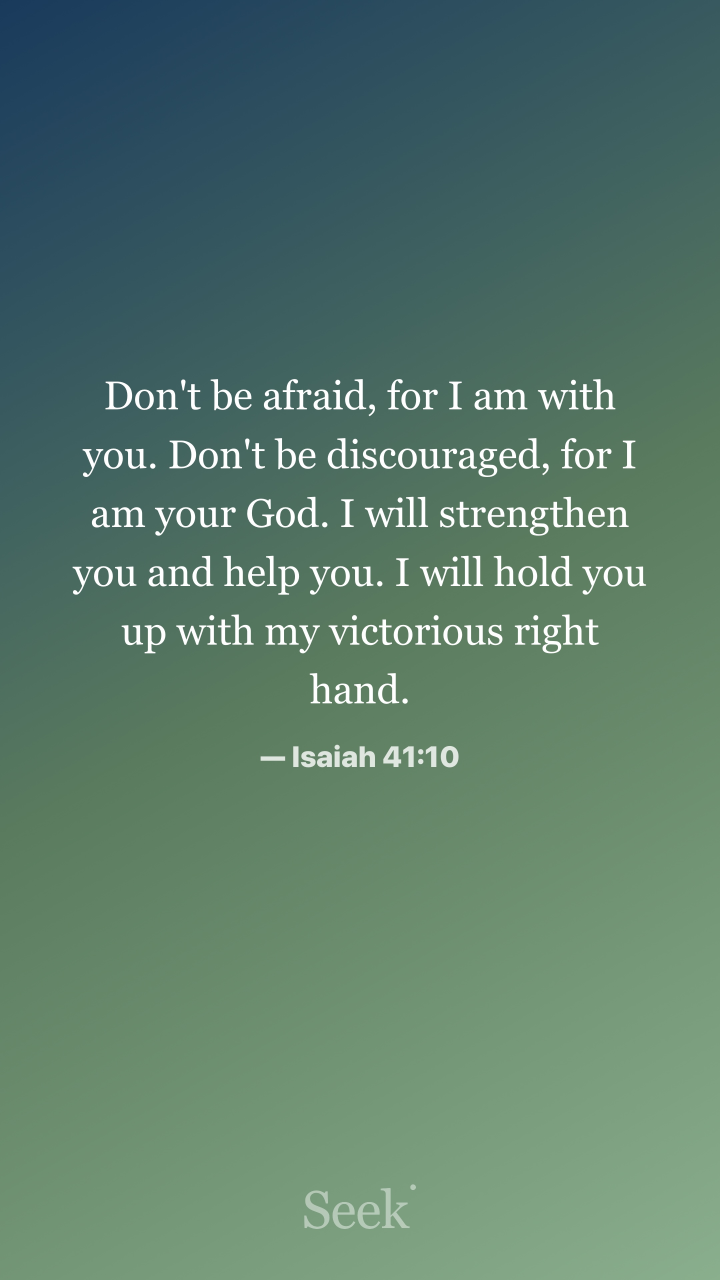
#> input picture marketing/instagram/cards/IMG_4058.jpeg, 2160 x 3840 px (shown at 1/3 size)
$ python -i render_ads.py   (imports and definitions only)
#> lines starting #> are read from the running program, lines starting #| are printed output that depends on the picture
### marketing/instagram/render_hook_reels.py
#!/usr/bin/env python3
"""
Hook-first verse reels + carousels for the Nov 2026 content refresh.

Why this exists: render_vfw.py opens on a blank gradient (kicker fades in at
0.25s, the emotion at 0.65s, the verse at 1.4s), so most of the 3-second
swipe window has nothing on screen. Here the kicker + hook are fully drawn
on frame 1, then the verse fades in line by line underneath.

Spec (docs/instagram-refresh-2026-11.md): 1080x1920, 8-11s, 30fps, slow
100->105% push, subtle film grain + drifting light leak, 0.3s line fades,
ambient bed normalized to -18 LUFS. Scripture stays serif (Lora), UI in
sans (Inter). Verse text comes only from supabase/seed-nlt.sql.

Fonts are bundled in marketing/instagram/fonts (OFL) so renders match on any
machine. Beds come from feature-reels/_render/bedgen.py (run it first if the
bed_*.wav files are missing).

Usage:
  python3 render_hook_reels.py reels [id ...]   # all slate reels, or just these ids
  python3 render_hook_reels.py carousels
  python3 render_hook_reels.py stills           # frame-1 PNG of every reel (review sheet)
"""
import os, re, sys, subprocess
import numpy as np
from PIL import Image, ImageDraw, ImageFont, ImageFilter

HERE = os.path.dirname(os.path.abspath(__file__))
ROOT = os.path.abspath(os.path.join(HERE, "..", ".."))
FONTS = os.path.join(HERE, "fonts")
BEDS = os.path.join(HERE, "feature-reels", "_render")
REEL_OUT = os.path.join(HERE, "reels-refresh")
CAR_OUT = os.path.join(HERE, "carousels-refresh")
STILL_OUT = os.path.join(HERE, "reels-refresh", "_frame1")

W, H, FPS = 1080, 1920, 30
MIN_DUR, MAX_DUR = 8.5, 11.0

# ---------- verse source (NLT seed only) ----------
def load_seed():
    txt = open(os.path.join(ROOT, "supabase", "seed-nlt.sql"), encoding="utf-8").read()
    rows = re.findall(r"\('((?:[^']|'')*)',\s*'((?:[^']|'')*)',\s*'([^']*)',\s*'([^']*)'\)", txt)
    return {r.replace("''", "'"): t.replace("''", "'") for r, t, _th, _tr in rows}
NLT = load_seed()

# [4 lines left out: function verse, not called in this run]

# ---------- fonts ----------
def lora(size, weight=400, italic=False):
    f = ImageFont.truetype(os.path.join(FONTS, "Lora-Italic[wght].ttf" if italic else "Lora[wght].ttf"), size)
    f.set_variation_by_axes([weight]); return f
def inter(size, semibold=True):
    return ImageFont.truetype(os.path.join(FONTS, "Inter-SemiBold.otf" if semibold else "Inter-Medium.otf"), size)

# ---------- palettes (brief: purple=grief, green=fear/rest, peach=joy, midnight=night/anxious) ----------
PALETTES = {
    "purple":   dict(top=(30, 17, 44),   bot=(78, 48, 96),   ink=(248, 243, 250), soft=(222, 210, 230), accent=(224, 190, 128), leak=(255, 196, 150), wm="light"),
    "green":    dict(top=(11, 28, 20),   bot=(38, 70, 50),   ink=(246, 248, 240), soft=(210, 224, 208), accent=(214, 178, 96),  leak=(255, 220, 160), wm="light"),
    "midnight": dict(top=(6, 12, 30),    bot=(30, 46, 86),   ink=(240, 244, 252), soft=(200, 210, 232), accent=(222, 188, 118), leak=(170, 190, 255), wm="light"),
    "peach":    dict(top=(253, 238, 220), bot=(238, 186, 136), ink=(54, 32, 22),   soft=(96, 62, 44),   accent=(150, 82, 42),  leak=(255, 214, 170), leak_a=14, wm="dark"),
}

# ---------- wordmark ----------
_WM_DARK = Image.open(os.path.join(ROOT, "landing", "assets", "wordmark_dark.png")).convert("RGBA")
# [5 lines left out: function _wm_light, not called in this run]
_WM = {"dark": _WM_DARK, "light": _wm_light()}
def wordmark(pal, width):
    src = _WM[pal["wm"]]; bbox = src.getbbox(); src = src.crop(bbox)
    return src.resize((width, int(src.height * width / src.width)), Image.LANCZOS)

# ---------- text helpers ----------
_M = ImageDraw.Draw(Image.new("RGB", (8, 8)))
def tw(s, f): return _M.textlength(s, font=f)
# [47 lines left out: functions wrap, balance, tracked, fit_block, gradient, not called in this run]

def ease(p): p = max(0.0, min(1.0, p)); return 1 - (1 - p) ** 3

# ---------- reel layout ----------
HOOK_TOP, HOOK_H = 360, 560        # big serif hook ~30-40% of frame (with kicker)
VERSE_TOP, VERSE_H = 1000, 430
TAG_Y, WM_Y = 1612, 1676           # lockup sits in the bottom band

# [111 lines left out: functions layout, draw_static, line_layer, ref_layer, faded, grain_tiles and 3 more, not called in this run]

BED_FOR = {"purple": "bed_tender.wav", "green": "bed_still.wav", "midnight": "bed_vespers.wav", "peach": "bed_warm.wav"}

# [62 lines left out: functions render_reel, still, carousel, not called in this run]

# [13 lines that do not run on import are left out]

### marketing/instagram/render_ads.py
#!/usr/bin/env python3
"""
Paid-ad creative for the Seek Ads test (docs/seek-ads-plan.md).

Each ad: hook card on frame 1 (same system as render_hook_reels.py) ->
real app screens in a phone frame with one sans caption per screen ->
end card (wordmark, line, "Free on iPhone & Android"). Meta adds the
Install button, so the end card carries no store badges.

Screens are drawn in code (ios-screens/screens.html, modeled on the SwiftUI
views) and rendered as frame sequences by render_ios_screens.py into
ads/screens/ios/<name>/. The chat types and streams its answer, the card
creator cycles templates, so the phones move like the old feature reels.
The campaign is iOS-only (docs/seek-ads-plan.md), so the end card says
"Free on iPhone".

Outputs marketing/instagram/ads/<id>_9x16.mp4 and <id>_4x5.mp4.

Usage: python3 render_ads.py [id ...]
"""
import os, sys, subprocess
from PIL import Image, ImageDraw
import render_hook_reels as R
from refresh_slate import ADS

# [1 line that did not run here, left out]
# [1 line that did not run here, left out]
END_TAG = "FREE ON IPHONE"
FPS = 30
HOOK_END, DEMO_END, TOTAL = 2.6, 9.4, 12.4

# [4 lines left out: function comp, not called in this run]

def rounded_mask(size, r):
    m = Image.new("L", size, 0); ImageDraw.Draw(m).rounded_rectangle([0, 0, size[0] - 1, size[1] - 1], r, fill=255); return m

def missing_screens(ad):
    return [s for s in ad["demo"] if not os.path.isdir(os.path.join(SHOTS, s))]

class Phone:
    """iPhone-style body (thin bezel, big radius, Dynamic Island) around an
    animated screen: frame i of ads/screens/ios/<name>/ at local time t."""
    # [22 lines left out: functions __init__, at, not called in this run]

def shadow(img, blur=30, alpha=90):
    from PIL import ImageFilter
    s = Image.new("RGBA", (img.width + 120, img.height + 120), (0, 0, 0, 0))
    a = img.getchannel("A").point(lambda p: alpha if p else 0)
    s.paste((0, 0, 0, 255), (60, 80), a)
    return s.filter(ImageFilter.GaussianBlur(blur))

# [103 lines left out: functions ad_frames, verse_ad_frames, render, not called in this run]

# [9 lines not run here, left out]

>>> import cv2
>>> picture = cv2.imread('cards/IMG_4058.jpeg', cv2.IMREAD_GRAYSCALE)
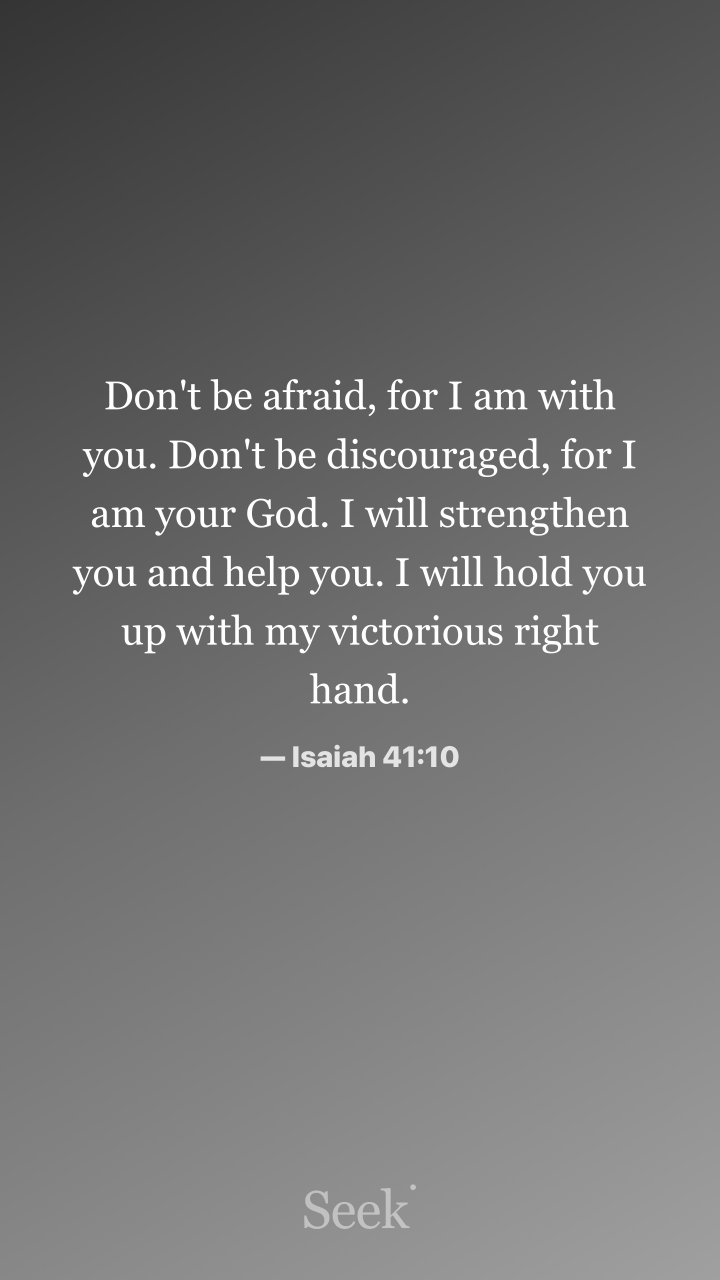
#> picture: shape (3840, 2160) (shown at 1/3 size); min 52, max 255, mean 112
>>> result = shadow(picture)
#> (the run stopped early here; a loop or call above may not have finished)
